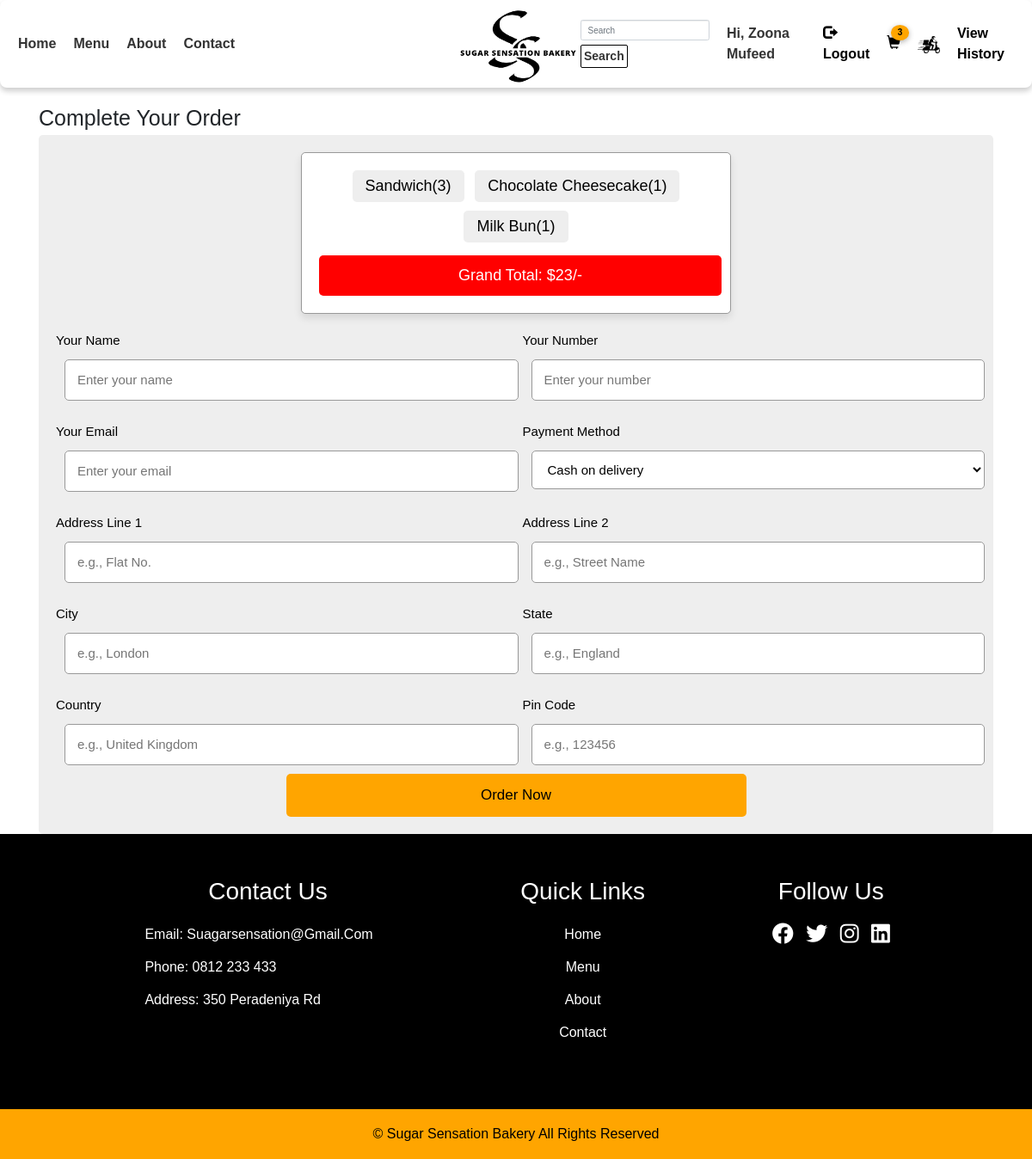
The app's page /checkingout.php (signed in) with its own data.
### tables this page shows
CREATE TABLE `cart` (
  `id` int(11) NOT NULL,
  `image` varchar(255) DEFAULT NULL,
  `name` varchar(255) NOT NULL,
  `price` decimal(10,2) NOT NULL,
  `quantity` int(11) NOT NULL
);

### checkingout.php (the view, shortened to what this page needs)
<!DOCTYPE html>
<html lang="en">
<head>
    <?php include "includes/header_links.php" ?>
    <link rel="stylesheet" href="https://cdnjs.cloudflare.com/ajax/libs/font-awesome/6.0.0/css/all.min.css">
    <link rel="stylesheet" href="css/checkingout.css">
</head>
<body>
<?php include 'includes/header.php'; ?>
<div class="container">
<section class="checkout-form">
   <h1 class="heading">Complete Your Order</h1>
   <form action="" method="post">
      <div class="display-order">
          <?php
          $select_cart = mysqli_query($conn, "SELECT * FROM `cart`");
          $total = 0;
          $grand_total = 0;
          if (mysqli_num_rows($select_cart) > 0) {
              while ($fetch_cart = mysqli_fetch_assoc($select_cart)) {
                  $total_price = number_format($fetch_cart['price'] * $fetch_cart['quantity']);
                  $grand_total = $total += $total_price;
          ?>
          <span><?= $fetch_cart['name']; ?>(<?= $fetch_cart['quantity']; ?>)</span>
          <?php
              }
          } else {
              echo "<div class='display-order'><span>Your cart is empty!</span></div>";
          }
          ?>
          <span class="grand-total">Grand Total: $<?= $grand_total; ?>/-</span>
      </div>
      <div class="flex">
         <div class="inputBox">
            <span>Your name</span>
            <input type="text" placeholder="Enter your name" name="name" required>
         </div>
         <div class="inputBox">
            <span>Your number</span>
            <input type="text" placeholder="Enter your number" name="number" maxlength="10" pattern="^\d{10}$" required>
         </div>
         <div class="inputBox">
            <span>Your email</span>
            <input type="email" placeholder="Enter your email" name="email" required>
         </div>
         <div class="inputBox">
    <span>Payment method</span>
    <select name="method" id="payment-method">
        <option value="cash on delivery" selected>Cash on delivery</option>
    </select>
</div>
         <div class="inputBox">
            <span>Address line 1</span>
            <input type="text" placeholder="e.g., Flat No." name="flat" required>
         </div>
         <div class="inputBox">
            <span>Address line 2</span>
            <input type="text" placeholder="e.g., Street Name" name="street" required>
         </div>
         <div class="inputBox">
            <span>City</span>
            <input type="text" placeholder="e.g., London" name="city" required>
         </div>
         <div class="inputBox">
            <span>State</span>
            <input type="text" placeholder="e.g., England" name="state" required>
         </div>
         <div class="inputBox">
            <span>Country</span>
            <input type="text" placeholder="e.g., United Kingdom" name="country" required>
         </div>
         <div class="inputBox">
            <span>Pin code</span>
            <input type="text" placeholder="e.g., 123456" name="pin_code" required>
         </div>
      </div>
      <input type="submit" value="Order Now" name="order_btn" class="btn_now">
   </form>
</section>
</div>
<?php include "includes/footer.php"; ?>
</body>
</html>

### css/main.css (style rules this page uses)
* { margin:0; padding:0; font-family:Arial, Helvetica, sans-serif; box-sizing:border-box; }
.container { width:1140px; margin:auto; display:flex; justify-content: center; }

### css/checkingout.css (style rules this page uses)
* { font-family: 'Poppins', sans-serif; margin: 0; padding: 0; box-sizing: border-box; outline: none; border: none; text-decoration: none; text-transform: capitalize; }
.checkout-form form { padding:2rem; border-radius: .5rem; background-color: #eee; }
.heading { font-size: 2.5rem; }
.checkout-form form .flex { display: flex; flex-wrap: wrap; gap:1.5rem; }
.checkout-form form .flex .inputBox { flex:1 1 40rem; }
.checkout-form form .flex .inputBox span { font-size: 1.5rem; color:black; }
.checkout-form form .flex .inputBox input, .checkout-form form .flex .inputBox select { width: 100%; background-color: white; font-size: 1.5rem; color:black; border-radius: 0.5rem; margin:1rem ; padding:1.2rem 1.4rem; text-transform: none; border:0.1rem solid #999; }
.btn_now { display: block; width: 50%; text-align: center; background-color: orange; color:black; font-size: 1.7rem; padding:1.2rem 3rem; border-radius: .5rem; cursor: pointer; margin: 0 auto; }
.display-order { max-width: 50rem; background-color: white; border-radius: .5rem; text-align: center; padding:1.5rem; margin:0 auto; margin-bottom: 2rem; box-shadow: 0 .5rem 1rem rgba(0,0,0,.1); border:0.1rem solid #999; }
.display-order span { display: inline-block; border-radius: .5rem; background-color: #eee; padding:.5rem 1.5rem; font-size: 1.8rem; color:black; margin:.5rem; }
.display-order span.grand-total { width: 100%; background-color: red; color:white; padding:1rem; margin-top: 1rem; font-size: 1.8rem; }

### records on screen
cart: name "Sandwich", quantity "3"
cart: name "Chocolate Cheesecake", quantity "1"
cart: name "Milk Bun", quantity "1"

### other values on screen
$_SESSION['full_name'] "Zoona Mufeed"
$row_count "3"
$grand_total "23"
